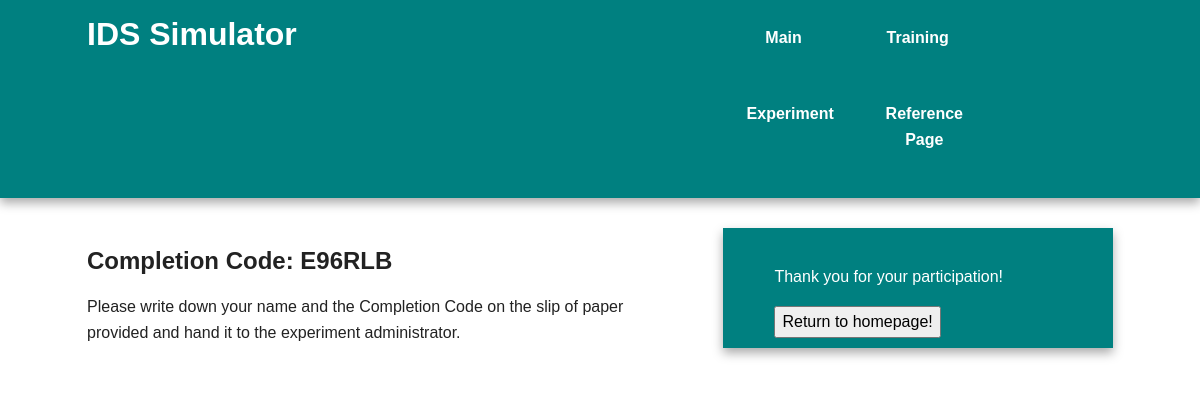
/completion (signed in), run on an earlier commit of the app's database.
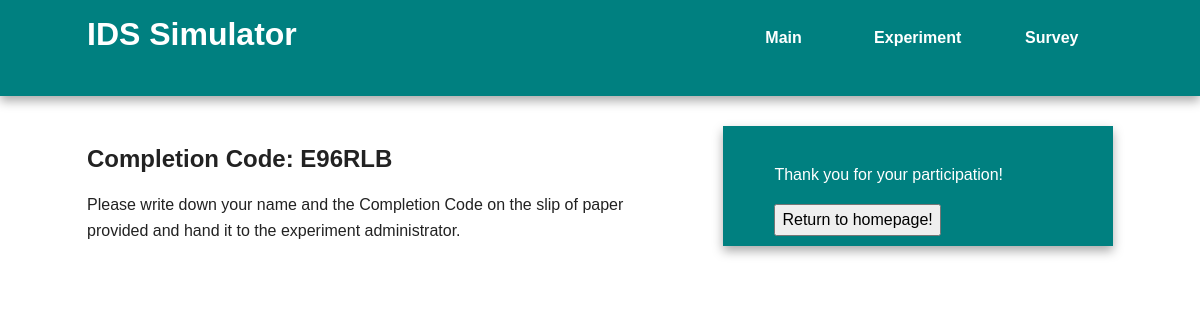
And on a later commit of the database.
### models.py (models this page shows, shortened)
class User(db.Model, UserMixin):
    id = db.Column(db.Integer, primary_key=True)
    username = db.Column(db.String(50), unique=True)
    group = db.Column(db.Integer())
    time_begin = db.Column(db.DateTime)
    time_end = db.Column(db.DateTime)
    events = db.Column(db.String(256))
    questionnaire_complete = db.Column(db.Boolean)
    training_complete = db.Column(db.Boolean)
    experiment_complete = db.Column(db.Boolean)
    survey_complete = db.Column(db.Boolean)
    completion_code = db.Column(db.String(6))

### crywolf.py (the view)
@app.route("/completion")
def completion():
    code = current_user.completion_code
    return render_template('completion.html', code=code)

### crywolf.py (called while the page is built)
@login_manager.user_loader
def load_user(user_id):
    return models.User.query.get(user_id)

### templates/completion.html (shortened to what this page needs)
{% extends "base.html" %}
{% block content %}
    <article>
        <h2>Completion Code: {{ code }}</h2>
        <p>Please write down your name and the Completion Code on the slip of paper provided and hand it to the experiment administrator.</p>
    </article>
    <aside>
        <p>Thank you for your participation!</p>
        <button type="submit" onclick="location.href='{{ url_for('index') }}';">Return to homepage!</button>
    </aside>
{% endblock %}

### templates/base.html (shortened to what this page needs)
<!doctype html>
<html class="no-js" lang="">
    <head>
        <link rel="stylesheet" href="../static/css/normalize.min.css">
        <link rel="stylesheet" href="../static/css/main.css">
    </head>
    <body>
        <div class="header-container">
            <header class="wrapper clearfix">
                <h1 class="title">IDS Simulator</h1>
                <nav>
                    <ul>
                        {% if current_user.is_authenticated %}
                            <li><a href={{ url_for('intro') }}> Main</a></li>
                        {% endif %}
                        {% if current_user.is_authenticated and current_user.questionnaire_complete == True and current_user.experiment_complete == False %}
                            <li><a href={{ url_for('training') }}>Training</a></li>
                        {% endif %}
                        {% if current_user.is_authenticated and current_user.training_complete == True %}
                            <li><a href={{ url_for('experiment') }}>Experiment</a></li>
                        {% endif %}
                        {% if current_user.is_authenticated and current_user.experiment_complete == True %}
                            <li><a href={{ url_for('postsurvey') }}>Survey</a></li>
                        {% endif %}
                        {% if current_user.is_authenticated and current_user.questionnaire_complete == True and current_user.experiment_complete == False %}
                            <li><a href={{ url_for('reference') }} target="_blank">Reference Page</a></li>
                        {% endif %}
                    </ul>
                </nav>
            </header>
        </div>
        <div class="main-container">
            <div class="main wrapper clearfix">
                {% block content %}
                {% endblock %}
            </div>
        </div>
    </body>
</html>

### static/css/main.css (style rules this page uses)
html { color: #222; font-size: 1em; line-height: 1.4; }
body { font: 16px/26px Helvetica, Helvetica Neue, Arial; }
.wrapper { width: 90%; margin: 0 5%; }
.header-container { border-bottom: 20px solid teal; }
.footer-container, .main aside { border-top: 20px solid teal; }
.header-container, .footer-container, .main aside { background: teal; }
.title { color: white; }
nav ul { margin: 0; padding: 0; list-style-type: none; }
nav a { display: block; margin-bottom: 10px; padding: 15px 0; text-align: center; text-decoration: none; font-weight: bold; color: white; background: teal; }
.main { padding: 30px 0; }
.main aside { color: white; padding: 0px 5% 10px; }
@media only screen and (min-width: 480px) { nav a { float: left; width: 27%; margin: 0 1.7%; padding: 25px 2%; margin-bottom: 0; } }
@media only screen and (min-width: 480px) { nav li:first-child a { margin-left: 0; } }
@media only screen and (min-width: 480px) { nav li:last-child a { margin-right: 0; } }
@media only screen and (min-width: 480px) { nav ul li { display: inline; } }
@media only screen and (min-width: 768px) { .header-container, .main aside { -webkit-box-shadow: 0 5px 10px #aaa; -moz-box-shadow: 0 5px 10px #aaa; box-shadow: 0 5px 10px #aaa; } }
@media only screen and (min-width: 768px) { .title { float: left; } }
@media only screen and (min-width: 768px) { nav { float: right; width: 38%; } }
@media only screen and (min-width: 768px) { .main article { float: left; width: 57%; } }
@media only screen and (min-width: 768px) { .main aside { float: right; width: 28%; } }
@media only screen and (min-width: 1140px) { .wrapper { width: 1026px; margin: 0 auto; } }
.clearfix:before, .clearfix:after { content: " "; display: table; }
.clearfix:after { clear: both; }
.clearfix { *zoom: 1; }

### templates/completion.html (style rules this page uses)
button { color: black; }

What changed in the data, as far as the page shows it:
changed User "E96RLB": experiment_complete False → True (drawn)
Also different on the page:
text no longer shown: "Training Reference Page"
text now shown: "Survey"
